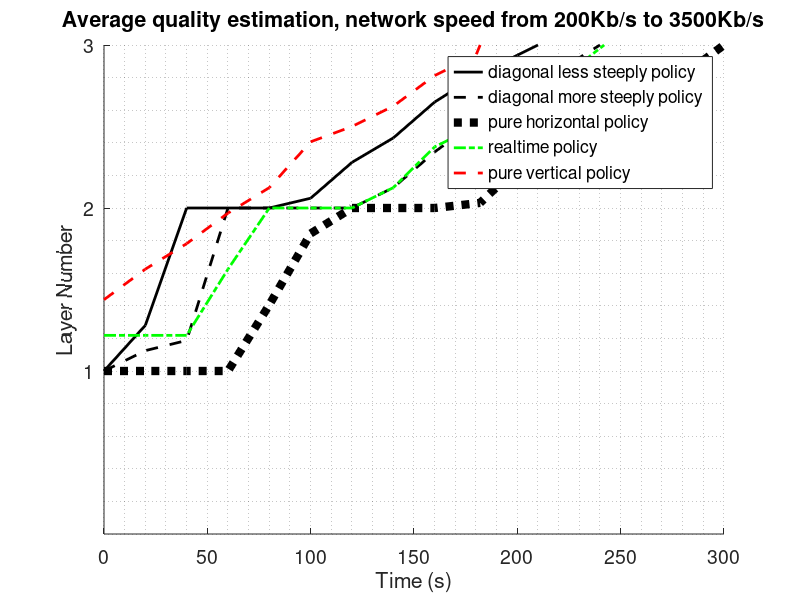

Reproduce this figure in MATLAB.
clear all;
close all;

%%
%plot(X,Y);

%time
time_slot_less=[ 0 20 40 60 80 100 120 140 160 180 200 210];
time_slot_more=[ 0 20 40 60 80 100 120 140 160 180 200 220 240 ];
time_slot_realtime=[ 0 20 40 60 80 100 120 140 160 180 200 220 242 ];
time_slot_vertical=[ 0 20 40 60 80 100 120 140 160 180 182];
time_slot_horizontal=[0 20 40 60 80 100 120 140 160 182 200 220 240 260 280 300];


% average quality diagonal less steeplty 
y_diag_less=[ 1 1.28 2 2 2 2.06 2.28 2.43 2.65 2.81 2.9375 3 ];

% average quality diagonal more steeplty 
y_diag_more=[ 1 1.125 1.1875 2 2 2 2 2.125 2.34375 2.53125 2.6875 2.84375 3];

% average quality pure horizontal
y_horizontal=[ 1 1 1 1 1.40625 1.84375 2 2 2 2.03125 2.25 2.40625 2.5625 2.71875 2.8125 3 ];

% average quality real time
y_realtime=[ 1.21875 1.21875 1.21875 1.625 2 2 2 2.125 2.375 2.5 2.6875 2.78125 3 ];

% average quality real time
y_vertical=[ 1.4375 1.625 1.78125 1.96875 2.125 2.40625 2.5 2.625 2.8125 2.9375 3];

hold on

line(time_slot_less,y_diag_less, 'LineStyle','-','Linewidth',2,'Color',[0 0 0]);
line(time_slot_more,y_diag_more, 'LineStyle','--','Linewidth',2,'Color',[0 0 0]);
line(time_slot_horizontal,y_horizontal,'LineStyle',':','Linewidth',6,'Color',[0 0 0]);
line(time_slot_realtime,y_realtime, 'LineStyle','-.','Linewidth',2,'Color',[0 1 0]);
line(time_slot_vertical,y_vertical, 'LineStyle','--','Linewidth',2,'Color',[1 0 0]);


%line(x_4,y_4,'Color','k','Linewidth',2);
ylim([0 3])
title('Average quality estimation, network speed from 200Kb/s to 3500Kb/s', 'FontSize', 14);
xlabel('Time (s)', 'FontSize', 14);
ylabel('Layer Number', 'FontSize', 14);
set(gca,'ytick', [1 2 3 4]);
set(gca,'fontsize',14);
legend('diagonal less steeply policy','diagonal more steeply policy','pure horizontal policy','realtime policy', 'pure vertical policy');

grid minor;

%%
